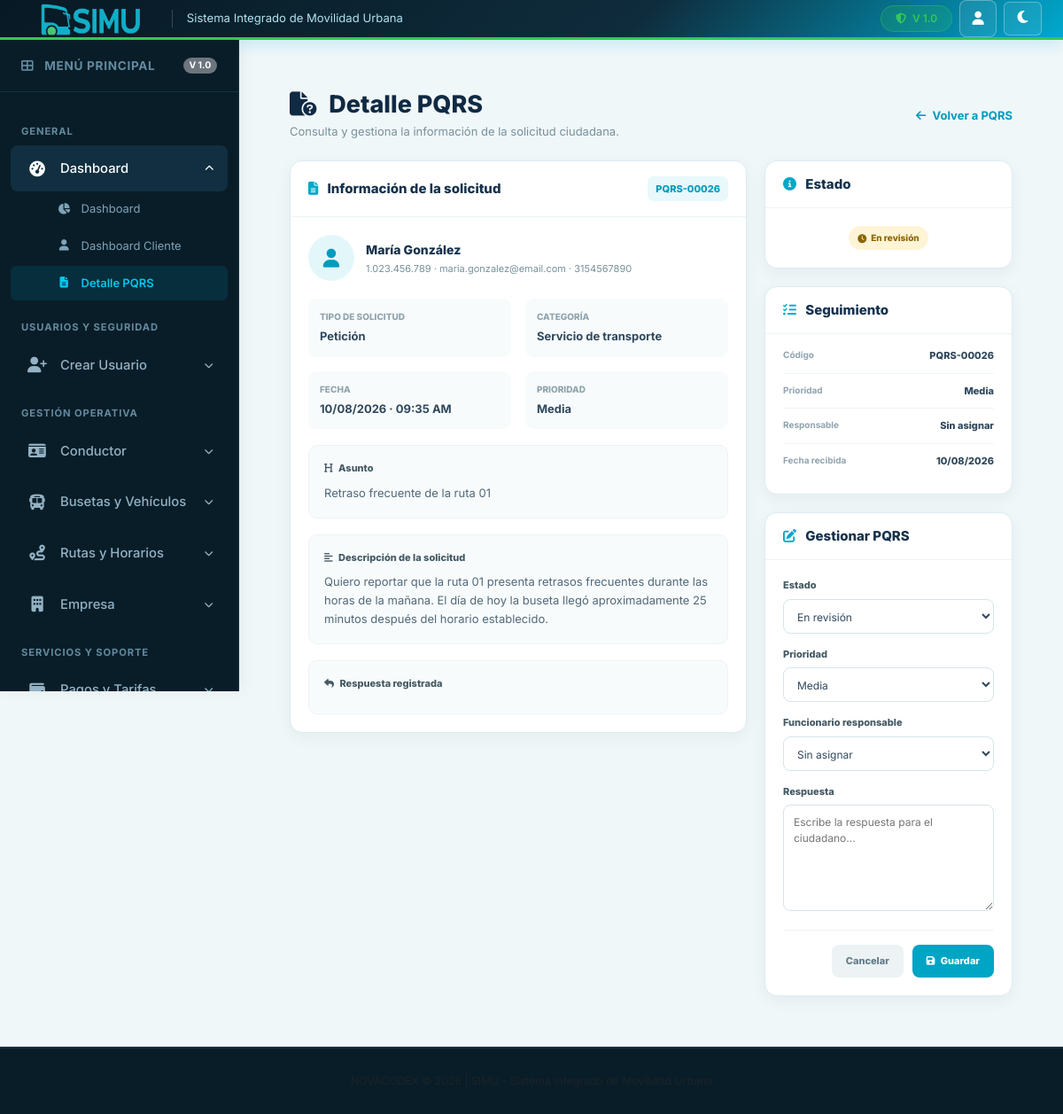
The app's page /index.php?pg=detallePQRS&id=PQRS-00026 with its own data.
### tables this page shows
CREATE TABLE `pqrs` (
  `id_pqrs` varchar(15) NOT NULL,
  `tipo_pqrs` varchar(50) NOT NULL,
  `categoria` varchar(80) NOT NULL DEFAULT 'General',
  `estado` varchar(30) NOT NULL DEFAULT 'En revisión',
  `prioridad` varchar(10) NOT NULL DEFAULT 'Media',
  `fecha` date NOT NULL,
  `hora` time DEFAULT NULL,
  `asunto` varchar(150) NOT NULL,
  `descripcion` text NOT NULL,
  `respuesta` text DEFAULT NULL,
  `funcionario` varchar(80) NOT NULL DEFAULT 'Sin asignar',
  `id_usuario` int(11) DEFAULT NULL,
  `nombre` varchar(100) NOT NULL,
  `documento` varchar(30) DEFAULT NULL,
  `correo` varchar(120) DEFAULT NULL,
  `telefono` varchar(30) DEFAULT NULL
);

### models/mpqrs.php (called while the page is built, shortened)
<?php
class Mpqrs extends Conexion
{
    public function obtenerPQRS($id = null)
    {
        $con = $this->get_conexion();
        $sql = "SELECT
                    id_pqrs AS id,
                    tipo_pqrs AS tipo,
                    categoria,
                    estado,
                    prioridad,
                    DATE_FORMAT(fecha, '%d/%m/%Y') AS fecha,
                    DATE_FORMAT(hora, '%h:%i %p') AS hora,
                    nombre,
                    documento,
                    correo,
                    telefono,
                    asunto,
                    descripcion,
                    respuesta,
                    funcionario
                FROM pqrs
                WHERE id_pqrs = :id";
        $st = $con->prepare($sql);
        $st->execute([':id' => $id]);
        $row = $st->fetch(PDO::FETCH_ASSOC);
        return $row ? $row : null;
    }
}

### controllers/cdpqrs.php (called while the page is built, shortened)
<?php
require_once __DIR__ . '/../models/mpqrs.php';
class Cdpqrs
{
    private $modelo;
    public function __construct()
    {
        $this->modelo = new Mpqrs();
    }
    public function mostrar($id = null)
    {
        return $this->modelo->obtenerPQRS($id);
    }
}

### views/vdpqrs.php (the view, shortened to what this page needs)
<?php
require_once __DIR__ . '/../controllers/cdpqrs.php';
$controlador = new Cdpqrs();
$id = $_GET['id'] ?? null;
$pqrs = $controlador->mostrar($id);
$estadoClase = 'pqrs-status-review';
$estadoIcono = 'fa-clock';
?>
<div class="pqrs-detail">
    <div class="pqrs-header">
        <div>
            <h1 class="pqrs-title">
                <i class="fas fa-file-circle-question me-2"></i>
                Detalle PQRS
            </h1>
            <p class="pqrs-subtitle">
                Consulta y gestiona la información de la solicitud ciudadana.
            </p>
        </div>
        <a
            href="index.php?pg=gestionPQRS"
            class="pqrs-back"
        >
            <i class="fas fa-arrow-left me-1"></i>
            Volver a PQRS
        </a>
    </div>
    <div class="pqrs-layout">
        <div>
            <div class="pqrs-card">
                <div class="pqrs-card-header">
                    <h2>
                        <i class="fas fa-file-lines"></i>
                        Información de la solicitud
                    </h2>
                    <span class="pqrs-code">
                        <?= htmlspecialchars($pqrs['id']); ?>
                    </span>
                </div>
                <div class="pqrs-body">
                    <div class="pqrs-citizen">
                        <div class="pqrs-avatar">
                            <i class="fas fa-user"></i>
                        </div>
                        <div>
                            <div class="pqrs-citizen-name">
                                <?= htmlspecialchars($pqrs['nombre']); ?>
                            </div>
                            <div class="pqrs-citizen-data">
                                <?= htmlspecialchars($pqrs['documento']); ?>
                                ·
                                <?= htmlspecialchars($pqrs['correo']); ?>
                                ·
                                <?= htmlspecialchars($pqrs['telefono']); ?>
                            </div>
                        </div>
                    </div>
                    <div
                        class="pqrs-info-grid"
                        style="margin-top:20px;"
                    >
                        <div class="pqrs-info">
                            <span class="pqrs-info-label">
                                Tipo de solicitud
                            </span>
                            <span class="pqrs-info-value">
                                <?= htmlspecialchars($pqrs['tipo']); ?>
                            </span>
                        </div>
                        <div class="pqrs-info">
                            <span class="pqrs-info-label">
                                Categoría
                            </span>
                            <span class="pqrs-info-value">
                                <?= htmlspecialchars($pqrs['categoria']); ?>
                            </span>
                        </div>
                        <div class="pqrs-info">
                            <span class="pqrs-info-label">
                                Fecha
                            </span>
                            <span class="pqrs-info-value">
                                <?= htmlspecialchars($pqrs['fecha']); ?>
                                ·
                                <?= htmlspecialchars($pqrs['hora']); ?>
                            </span>
                        </div>
                        <div class="pqrs-info">
                            <span class="pqrs-info-label">
                                Prioridad
                            </span>
                            <span class="pqrs-info-value">
                                <?= htmlspecialchars($pqrs['prioridad']); ?>
                            </span>
                        </div>
                    </div>
                    <div class="pqrs-description">
                        <div class="pqrs-description-title">
                            <i class="fas fa-heading me-1"></i>
                            Asunto
                        </div>
                        <div class="pqrs-description-text">
                            <?= htmlspecialchars($pqrs['asunto']); ?>
                        </div>
                    </div>
                    <div class="pqrs-description">
                        <div class="pqrs-description-title">
                            <i class="fas fa-align-left me-1"></i>
                            Descripción de la solicitud
                        </div>
                        <div class="pqrs-description-text">
                            <?= htmlspecialchars($pqrs['descripcion']); ?>
                        </div>
                    </div>
                    <?php if ($pqrs['respuesta'] !== '') { ?>
                        <div class="pqrs-description">
                            <div class="pqrs-description-title">
                                <i class="fas fa-reply me-1"></i>
                                Respuesta registrada
                            </div>
                        </div>
                    <?php } ?>
                </div>
            </div>
        </div>
        <div>
            <div class="pqrs-card pqrs-side-section">
                <div class="pqrs-card-header">
                    <h2>
                        <i class="fas fa-circle-info"></i>
                        Estado
                    </h2>
                </div>
                <div class="pqrs-body text-center">
                    <span class="pqrs-status <?= $estadoClase; ?>">
                        <i class="fas <?= $estadoIcono; ?>"></i>
                        <?= htmlspecialchars($pqrs['estado']); ?>
                    </span>
                </div>
            </div>
            <div class="pqrs-card pqrs-side-section">
                <div class="pqrs-card-header">
                    <h2>
                        <i class="fas fa-list-check"></i>
                        Seguimiento
                    </h2>
                </div>
                <div class="pqrs-side-list">
                    <div class="pqrs-side-item">
                        <span class="pqrs-side-label">
                            Código
                        </span>
                        <span class="pqrs-side-value">
                            <?= htmlspecialchars($pqrs['id']); ?>
                        </span>
                    </div>
                    <div class="pqrs-side-item">
                        <span class="pqrs-side-label">
                            Prioridad
                        </span>
                        <span class="pqrs-side-value">
                            <?= htmlspecialchars($pqrs['prioridad']); ?>
                        </span>
                    </div>
                    <div class="pqrs-side-item">
                        <span class="pqrs-side-label">
                            Responsable
                        </span>
                        <span class="pqrs-side-value">
                            <?= htmlspecialchars($pqrs['funcionario']); ?>
                        </span>
                    </div>
                    <div class="pqrs-side-item">
                        <span class="pqrs-side-label">
                            Fecha recibida
                        </span>
                        <span class="pqrs-side-value">
                            <?= htmlspecialchars($pqrs['fecha']); ?>
                        </span>
                    </div>
                </div>
            </div>
            <div class="pqrs-card">
                <div class="pqrs-card-header">
                    <h2>
                        <i class="fas fa-pen-to-square"></i>
                        Gestionar PQRS
                    </h2>
                </div>
                <div class="pqrs-body">
                    <form
                        method="POST"
                        action="index.php?pg=detallePQRS&id=<?= urlencode($pqrs['id']); ?>"
                    >
                        <div class="pqrs-field">
                            <label>
                                Estado
                            </label>
                            <select name="estado">
                                <option
                                    value="En revisión"
                                    <?= $pqrs['estado'] === 'En revisión' ? 'selected' : ''; ?>
                                >
                                    En revisión
                                </option>
                            </select>
                        </div>
                        <div class="pqrs-field">
                            <label>
                                Prioridad
                            </label>
                            <select name="prioridad">
                                <option
                                    value="Media"
                                    <?= $pqrs['prioridad'] === 'Media' ? 'selected' : ''; ?>
                                >
                                    Media
                                </option>
                            </select>
                        </div>
                        <div class="pqrs-field">
                            <label>
                                Funcionario responsable
                            </label>
                            <select name="funcionario">
                                <option value="Sin asignar">
                                    Sin asignar
                                </option>
                            </select>
                        </div>
                        <div class="pqrs-field">
                            <label>
                                Respuesta
                            </label>
                            <textarea
                                name="respuesta"
                                placeholder="Escribe la respuesta para el ciudadano..."
                            ><?= htmlspecialchars($pqrs['respuesta']); ?></textarea>
                        </div>
                        <div class="pqrs-actions">
                            <a
                                href="index.php?pg=gestionPQRS"
                                class="pqrs-btn pqrs-btn-cancel"
                            >
                                Cancelar
                            </a>
                            <button
                                type="submit"
                                class="pqrs-btn pqrs-btn-save"
                            >
                                <i class="fas fa-save me-1"></i>
                                Guardar
                            </button>
                        </div>
                    </form>
                </div>
            </div>
        </div>
    </div>
</div>

### css/menu.css (style rules this page uses)
:root { --sidebar-width: 270px; --sidebar-collapsed-width: 70px; --sidebar-bg: #091d28; --sidebar-bg-hover: #143547; --sidebar-active-bg: linear-gradient( 135deg, #00a8cd 0%, #0084a5 100% ); --sidebar-text: #94b2c4; --sidebar-text-active: #ffffff; --sidebar-border: #133344; --accent-color: #00a8cd; }

### css/style.css (style rules this page uses)
:root { --simu-cyan: #00a8cd; --simu-cyan-dark: #0084a5; --simu-cyan-light: #e6f6f9; --simu-green: #34c759; --simu-green-dark: #28a745; --simu-dark-bg: #091d28; --simu-dark-card: #123344; --simu-text-dark: #0f172a; --simu-text-muted: #64748b; --simu-body-bg: #f0f7f9; }
body { font-family: 'Inter', system-ui, -apple-system, sans-serif; background-color: var(--simu-body-bg); color: var(--simu-text-dark); margin: 0; padding: 0; display: flex; flex-direction: column; min-height: 100vh; }
body, .main-content, .registration-container, .reg-header .brand-title, .reg-header .main-logo, .input-group label, .input-group input, .input-group select, .password-wrapper input, .eye-toggle, .strength-meter, #strengthText, .success-desc, .btn-link, .text-dark, .text-muted, .stat-card, .dash-table-card, .dash-title, .stat-value, .dash-table-header h3 { transition: background-color 0.4s ease, color 0.4s ease, border-color 0.4s ease, box-shadow 0.4s ease; }

### records on screen
pqrs: id_pqrs "PQRS-00026", nombre "María González", documento "1.023.456.789", correo "maria.gonzalez@email.com", telefono "3154567890", tipo_pqrs "Petición", categoria "Servicio de transporte", prioridad "Media", asunto "Retraso frecuente de la ruta 01", descripcion "Quiero reportar que la ruta 01 presenta retrasos frecuentes durante las horas de la mañana. El día de hoy la buseta llegó aproximadamente 25 minutos después del horario establecido.", estado "En revisión", funcionario "Sin asignar"

### other values on screen
$pqrs['fecha'] "10/08/2026"
$pqrs['hora'] "09:35 AM"
